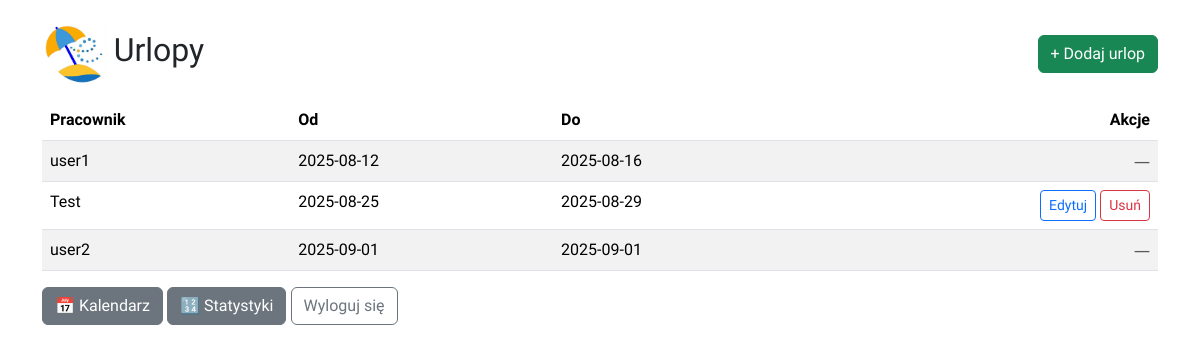
/vacations (signed in), run on an earlier commit of the app's database.
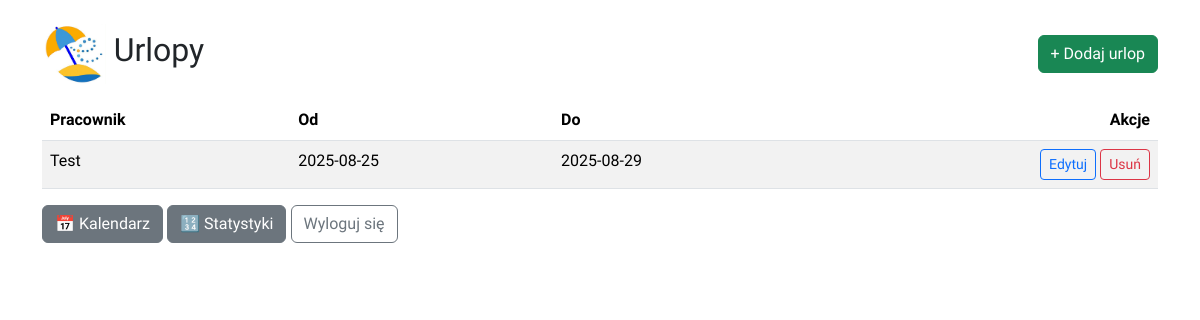
And on a later commit of the database.
### tables this page shows
CREATE TABLE urlopy (
                id INTEGER PRIMARY KEY AUTOINCREMENT,
                user_id INTEGER NOT NULL,
                start_date TEXT NOT NULL,
                end_date TEXT NOT NULL
            );

### app.py (the view)
@app.route('/vacations')
def vacations():
    if not login_required():
        return redirect(url_for('login'))
    user_id, role = get_current_user()
    today = date.today().isoformat()
    conn = get_db_connection()
    rows = conn.execute('''
        SELECT u.id, u.user_id, u.start_date, u.end_date,
               COALESCE(us.username, 'użytkownik') AS username
        FROM urlopy u
        LEFT JOIN users us ON us.id = u.user_id
        WHERE u.end_date >= ?
        ORDER BY u.start_date
    ''', (today,)).fetchall()
    conn.close()
    return render_template(
        'vacations.html',
        leaves=rows,
        current_user_id=user_id,
        is_admin=(role == 'admin')
    )

### app.py (called while the page is built)
def get_db_connection():
    conn = sqlite3.connect(DATABASE)
    conn.row_factory = sqlite3.Row
    return conn

def get_current_user():
    return session.get("user_id"), session.get("role", "employee")

def login_required():
    return "user_id" in session

### templates/vacations.html (shortened to what this page needs)
<!DOCTYPE html>
<html lang="pl">
<head>
  <link href="https://cdn.jsdelivr.net/npm/bootstrap@5.3.3/dist/css/bootstrap.min.css" rel="stylesheet">
</head>
<body class="container py-4">
  <div class="d-flex justify-content-between align-items-center mb-3">
    <div class="d-flex align-items-center">
      <img src="{{ url_for('static', filename='images/logo2.jpg') }}" alt="Logo" height="60" class="me-2">
      <h2 style="font-family: 'Mulish', sans-serif;">Urlopy</h2>
    </div>
    <a href="{{ url_for('add_leave') }}" class="btn btn-success" style="font-family: 'Mulish', sans-serif;">+ Dodaj urlop</a>
  </div>
  {% if leaves %}
  <table class="table table-striped table-hover">
    <thead>
      <tr>
        <th style="font-family: 'Mulish', sans-serif;">Pracownik</th>
        <th style="font-family: 'Mulish', sans-serif;">Od</th>
        <th style="font-family: 'Mulish', sans-serif;">Do</th>
        <th class="text-end" style="font-family: 'Mulish', sans-serif;">Akcje</th>
      </tr>
    </thead>
    <tbody>
      {% for leave in leaves %}
      <tr>
        <td style="font-family: 'Mulish', sans-serif;">{{ leave['username'] }}</td>
        <td style="font-family: 'Mulish', sans-serif;">{{ leave['start_date'] }}</td>
        <td style="font-family: 'Mulish', sans-serif;">{{ leave['end_date'] }}</td>
        <td class="text-end">
          {% if is_admin or leave['user_id'] == current_user_id %}
            <a class="btn btn-sm btn-outline-primary" href="{{ url_for('edit_leave', leave_id=leave['id']) }}" style="font-family: 'Mulish', sans-serif;">Edytuj</a>
            <a class="btn btn-sm btn-outline-danger" href="{{ url_for('delete_leave', leave_id=leave['id']) }}" style="font-family: 'Mulish', sans-serif;">Usuń</a>
          {% else %}
            <span class="text-muted">—</span>
          {% endif %}
        </td>
      </tr>
      {% endfor %}
    </tbody>
  </table>
  {% else %}
    <div class="alert alert-info" style="font-family: 'Mulish', sans-serif;">Brak wpisów urlopowych.</div>
  {% endif %}
  <a href="/calendar" class="btn btn-secondary" style="font-family: 'Mulish', sans-serif;">📅 Kalendarz</a>
  <a href="{{ url_for('stats') }}" class="btn btn-secondary" style="font-family: 'Mulish', sans-serif;">🔢 Statystyki</a>
  <a href="{{ url_for('logout') }}" class="btn btn-outline-secondary" style="font-family: 'Mulish', sans-serif;">Wyloguj się</a>
</body>
</html>

What changed in the data, as far as the page shows it:
removed urlopy: username "user1", start_date "2025-08-12", end_date "2025-08-16"
removed urlopy: username "user2", start_date "2025-09-01", end_date "2025-09-01"
